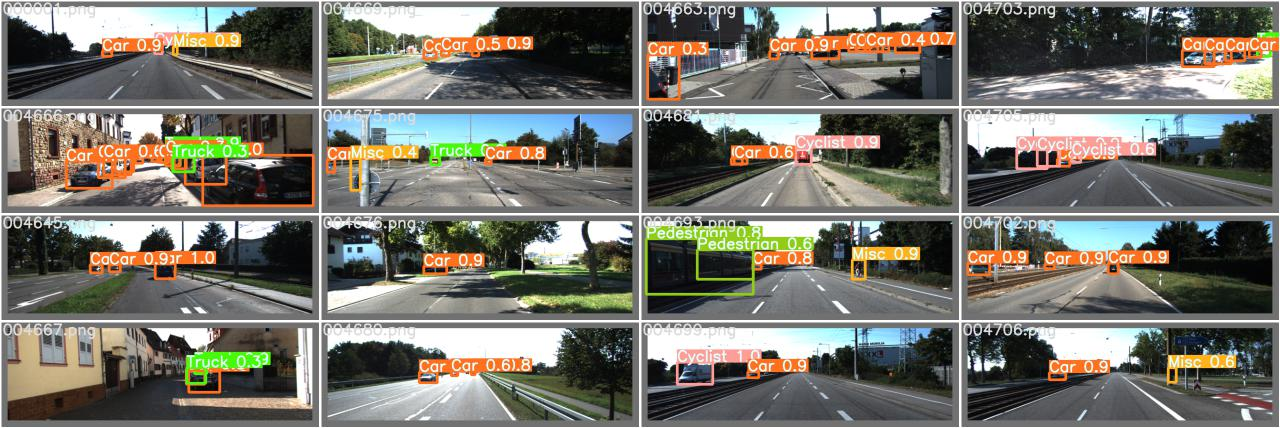
#> input picture Experimentos/exp5/exp5/test_batch0_pred.jpg, 1280 x 428 px, given in place of 2.mp4, which was not available
$ python openVideo_OpenCV.py
#> lines starting #> are read from the running program, lines starting #| are printed output that depends on the picture; after the words box and inside, x2 and y2 are one past the last pixel; in counts of white or black regions, pixels touching at a corner belong together; pictures that were not available may be replaced by others from this repository, and a replacement may not be noted
import numpy as np
import cv2

###########################################################

video = cv2.VideoCapture('/home/gustavo/Vídeos/2.mp4')
while True:
    ret, orig_frame = video.read()
#> orig_frame is the input picture: shape (428, 1280, 3); mean B, G, R 107.7, 116, 116.9
    if not ret:
        video = cv2.VideoCapture('/home/gustavo/Vídeos/2.mp4')
        continue

    gray = cv2.cvtColor(orig_frame, cv2.COLOR_BGR2GRAY)
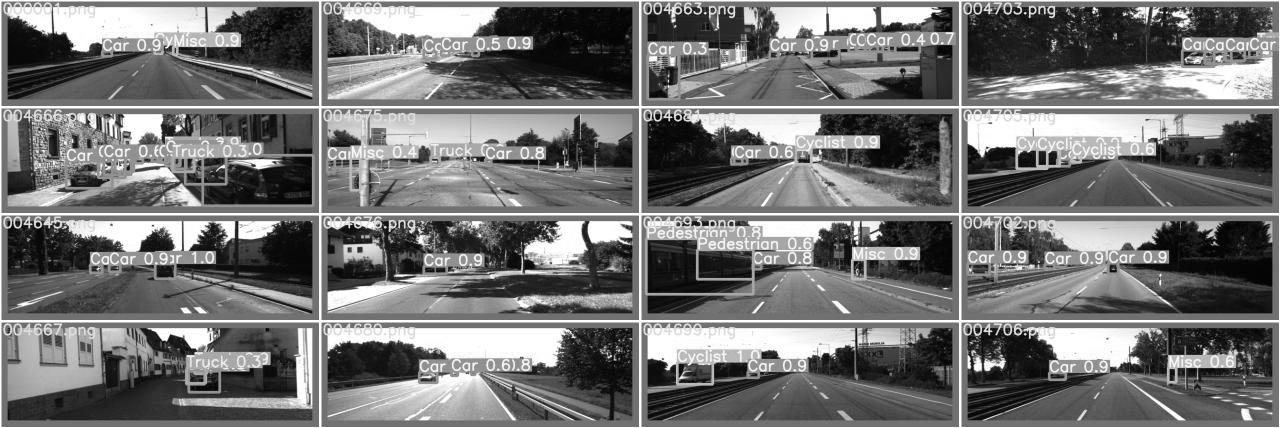
#> gray: shape (428, 1280); min 0, max 255, mean 115.3
    edges = cv2.Canny(gray,50,150,apertureSize = 3)
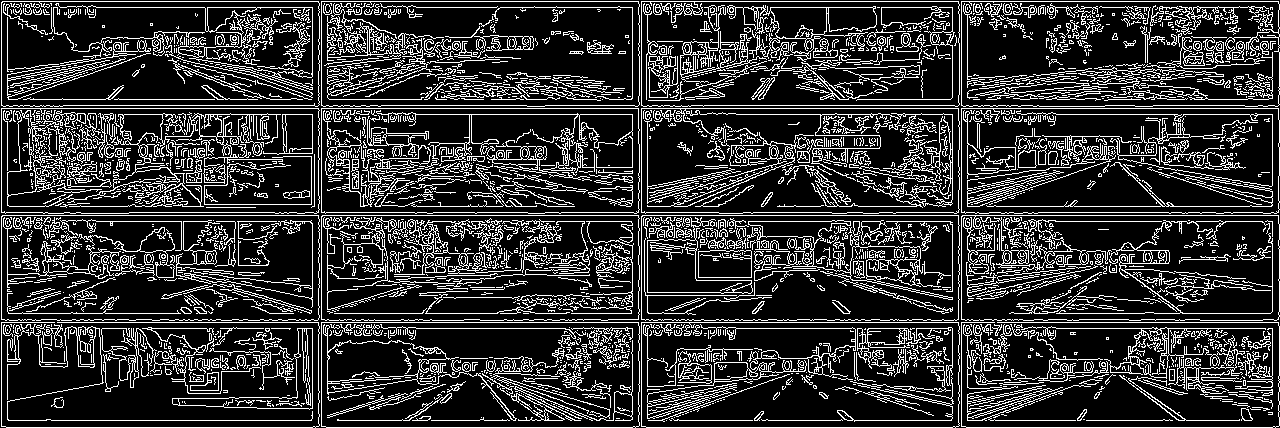
#> edges: shape (428, 1280); 20.2% white in thin lines or dots
    cv2.imshow('edges', edges)
    lines = cv2.HoughLinesP(edges,1,np.pi/180,100,minLineLength=100,maxLineGap=10)
#> lines = 214 rows, first 6: [1, 108, 1278, 108], [1, 322, 1278, 322], [2, 1, 1278, 1], [2, 215, 1278, 215], [129, 212, 527, 212], [6, 427, 1275, 427]
    for line in lines:
        x1,y1,x2,y2 = line[0]
        cv2.line(orig_frame,(x1,y1),(x2,y2),(0,255,0),2)
#> this loop made 214 passes
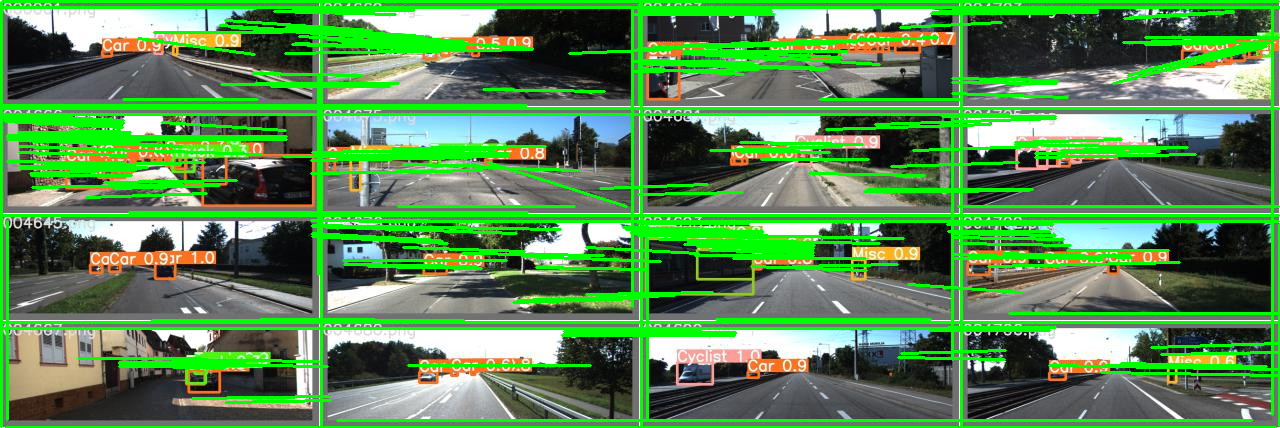
#> orig_frame: shape (428, 1280, 3); mean B, G, R 82.4, 138.9, 88


    #cv2.imshow("mask", mask)
    #cv2.imshow("temp", temp)
    cv2.imshow("orig_frame", orig_frame)
    key = cv2.waitKey(1)
#> (key Esc is pressed here)
    if key == 27:
        break
video.release()
cv2.destroyAllWindows()

$ run again, on Experimentos/exp5/exp5/test_batch1_pred.jpg
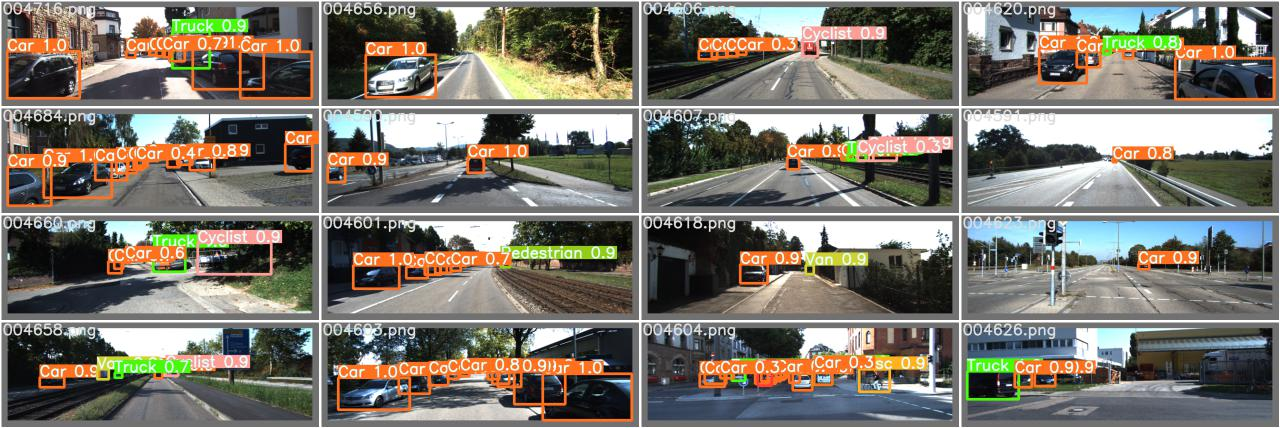
#> input picture Experimentos/exp5/exp5/test_batch1_pred.jpg, 1280 x 428 px, given in place of 2.mp4, which was not available
#> orig_frame is the input picture: shape (428, 1280, 3); mean B, G, R 107.9, 117.3, 120.9
#> `edges = cv2.Canny(gray,50,150,apertureSize = 3)`:
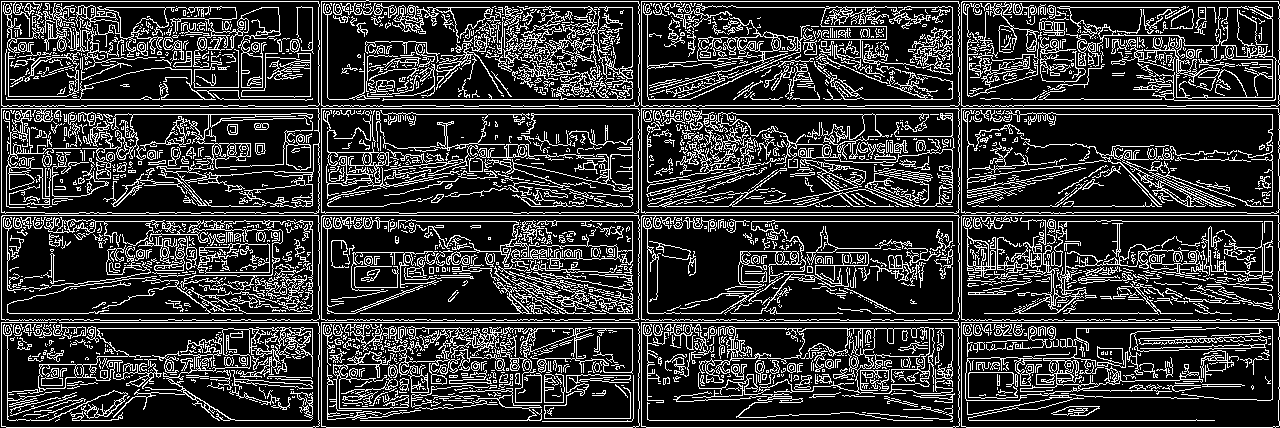
#> edges: shape (428, 1280); 21.2% white in thin lines or dots
#> lines = 240 rows, first 6: [1, 322, 1278, 322], [6, 427, 1275, 427], [2, 215, 1278, 215], [1, 108, 1278, 108], [1, 1, 1278, 1], [417, 212, 1246, 212]
#> the loop `for line in lines:` made 240 passes
#> after the loop `for line in lines:`:
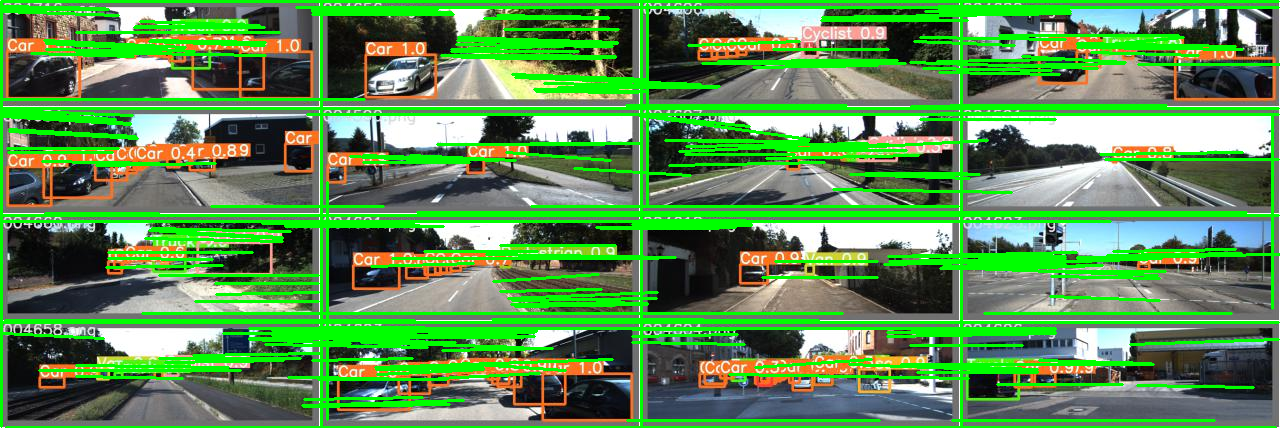
#> orig_frame: shape (428, 1280, 3); mean B, G, R 82.2, 143, 91.1

$ run again, on Experimentos/exp5/exp5/test_batch2_pred.jpg
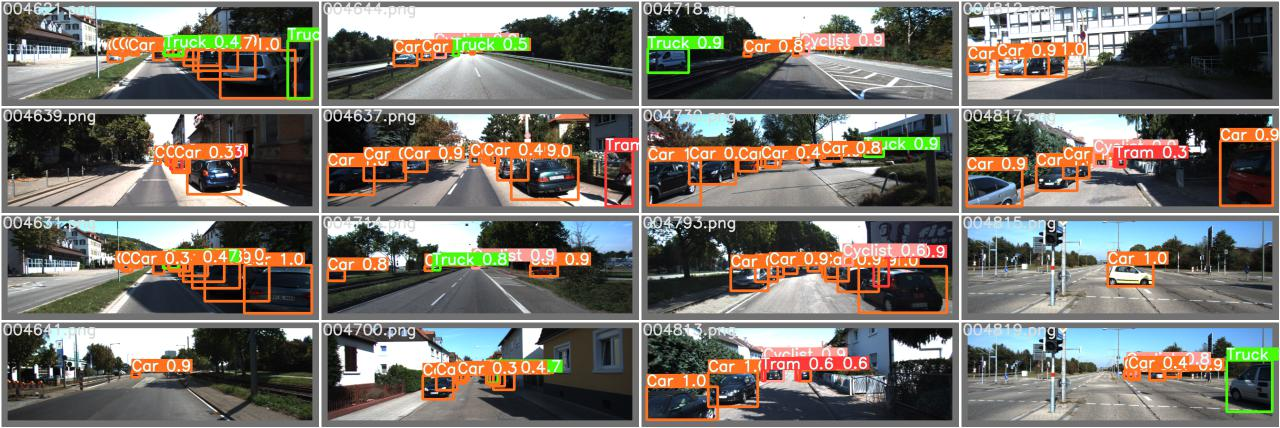
#> input picture Experimentos/exp5/exp5/test_batch2_pred.jpg, 1280 x 428 px, given in place of 2.mp4, which was not available
#> orig_frame is the input picture: shape (428, 1280, 3); mean B, G, R 106.7, 114.3, 118.3
#> `edges = cv2.Canny(gray,50,150,apertureSize = 3)`:
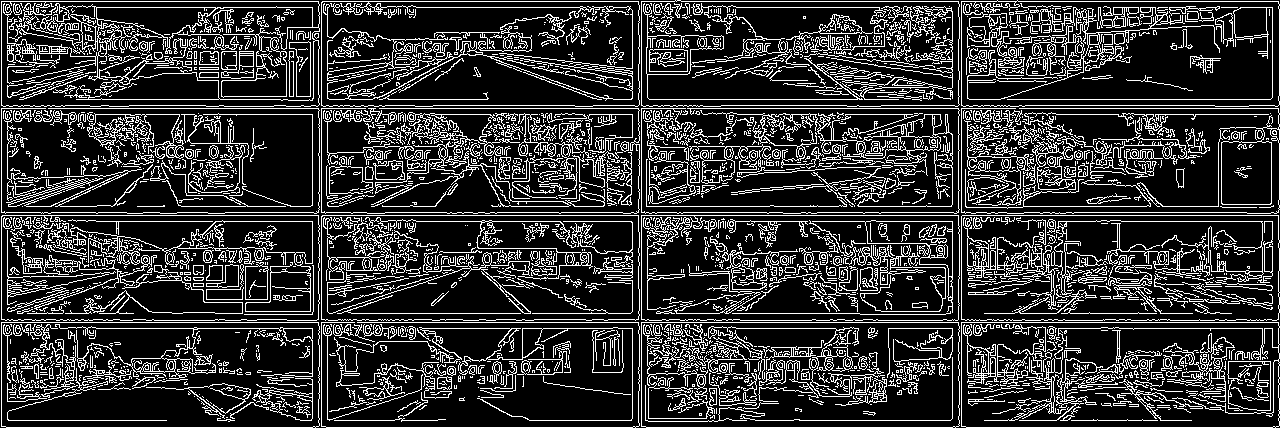
#> edges: shape (428, 1280); 20.4% white in thin lines or dots
#> lines = 233 rows, first 6: [1, 1, 1278, 1], [2, 215, 1278, 215], [1, 322, 1278, 322], [1, 108, 1278, 108], [6, 427, 1275, 427], [225, 212, 366, 212]
#> the loop `for line in lines:` made 233 passes
#> after the loop `for line in lines:`:
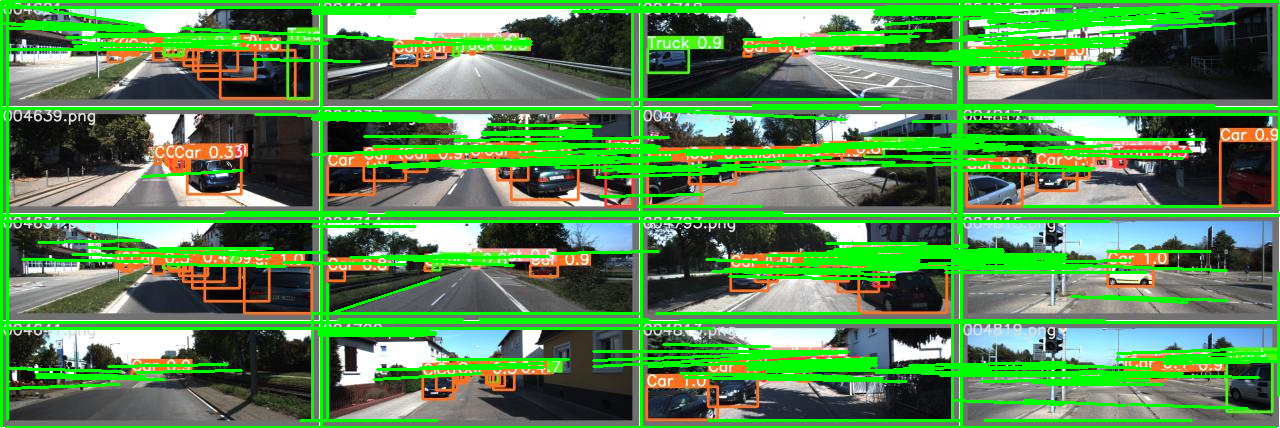
#> orig_frame: shape (428, 1280, 3); mean B, G, R 80.2, 138.5, 86.9

$ run again, on Experimentos/exp5/exp5/train_batch0.jpg
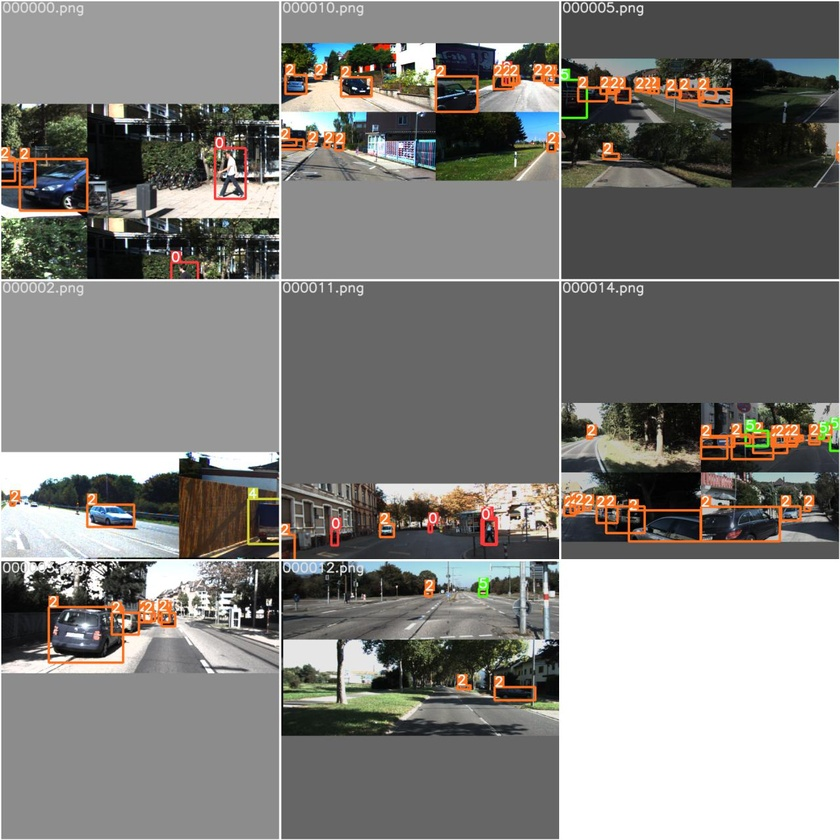
#> input picture Experimentos/exp5/exp5/train_batch0.jpg, 840 x 840 px, shrunk from 1280 x 1280 before the run, given in place of 2.mp4, which was not available
#> orig_frame is the input picture: shape (840, 840, 3); mean B, G, R 124.7, 128.2, 129.7
#> `edges = cv2.Canny(gray,50,150,apertureSize = 3)`:
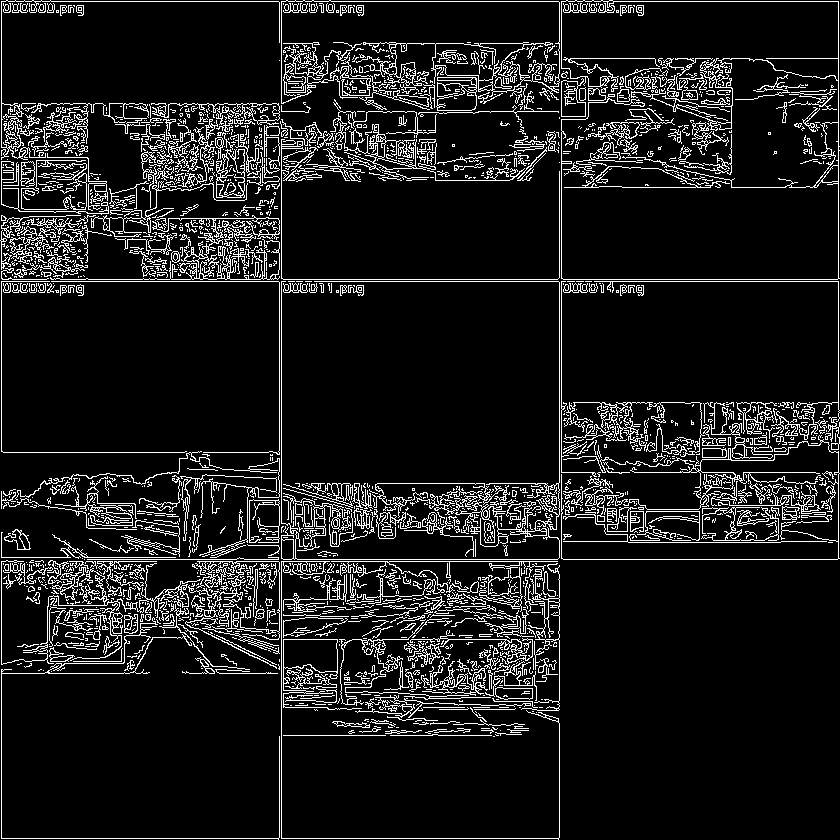
#> edges: shape (840, 840); 10.5% white in thin lines or dots
#> lines = 154 rows, first 6: [84, 559, 837, 559], [1, 1, 838, 1], [281, 838, 281, 2], [1, 281, 838, 281], [1, 451, 1, 2], [2, 279, 837, 279]
#> the loop `for line in lines:` made 154 passes
#> after the loop `for line in lines:`:
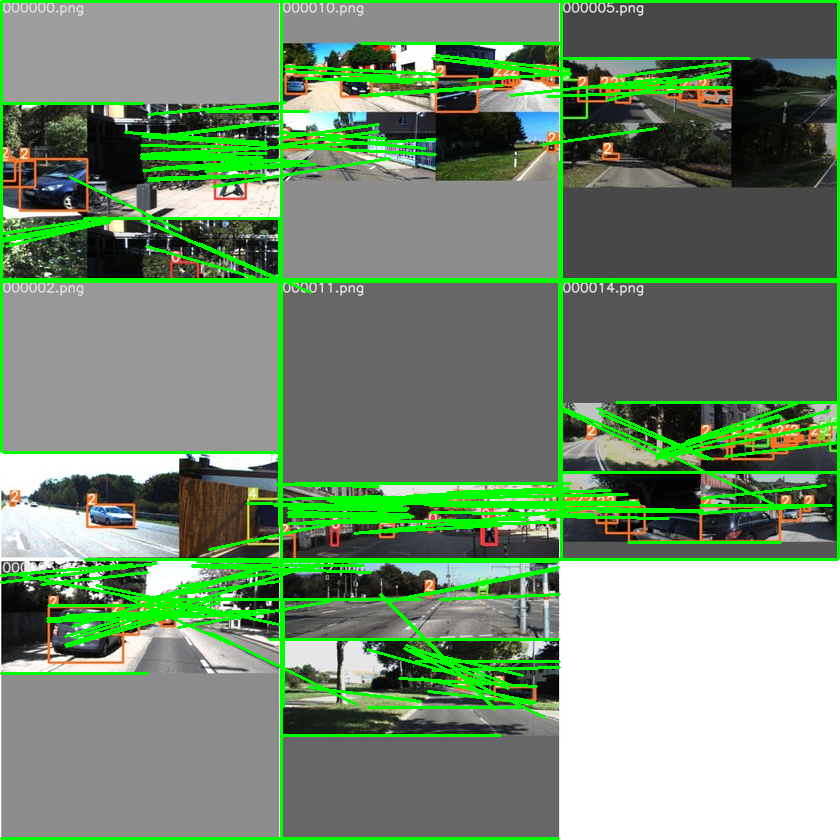
#> orig_frame: shape (840, 840, 3); 10.21% of pixels changed, all inside (x1, y1, x2, y2) = (0, 0, 840, 840)
